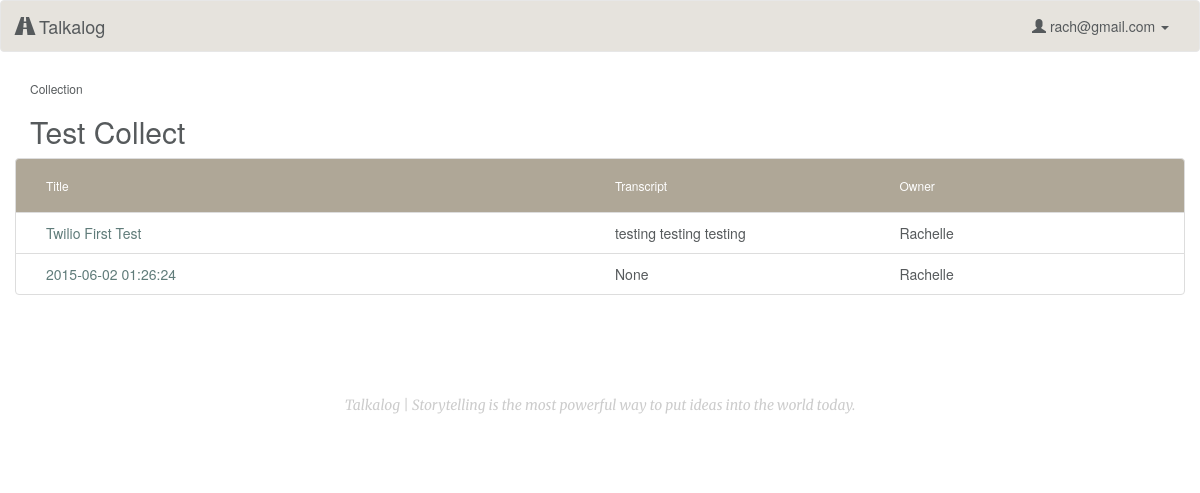
Before: /collection/1 (signed in) with the older database file.
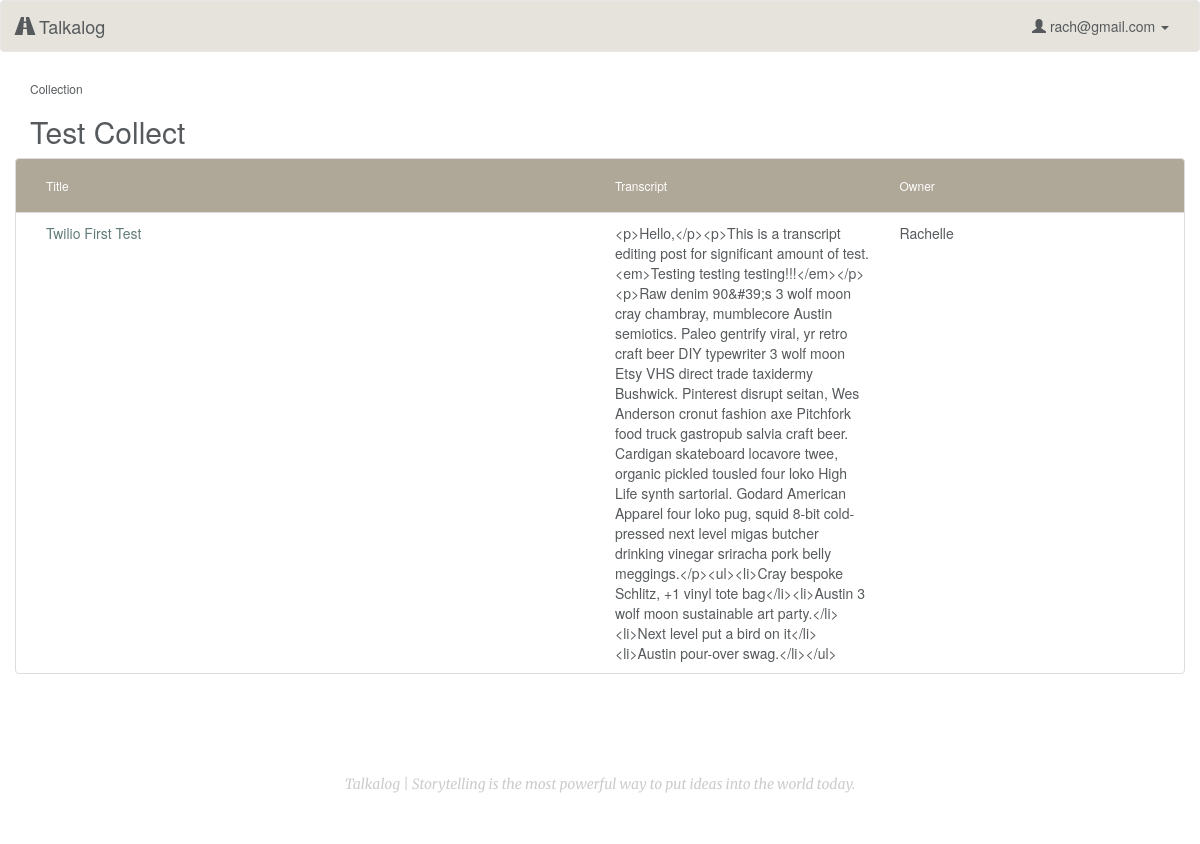
After: the same page with the newer database file.
### model.py (models this page shows, shortened)
class Upload(db.Model):
    __tablename__ = "Uploads"
    id = db.Column(db.Integer, autoincrement=True, primary_key=True)
    user_id = db.Column(db.Integer, db.ForeignKey('Users.id'), nullable=False)
    title = db.Column(db.String, nullable=False, default=db.func.now())
    path = db.Column(db.String(50))
    mimetype = db.Column(db.String(50), default='wav') # wav, jpg, mp3
    datetime = db.Column(db.DateTime, default=db.func.now(), onupdate=db.func.now()) # set datetime to current timestamp
    transcript = db.Column(db.Text)
    user = db.relationship("User", backref=db.backref("uploads", order_by=id))

class User(db.Model):
    __tablename__ = "Users"
    id = db.Column(db.Integer, autoincrement=True, primary_key=True)
    email = db.Column(db.String(100), nullable=False)
    password = db.Column(db.String(50), nullable=False)
    first_name = db.Column(db.String(50), nullable=False)
    last_name = db.Column(db.String(50), nullable=False)
    tel = db.Column(db.String, nullable=False)

### server.py (the view)
@app.route('/collection/<int:id>')
def collection_page(id):
	"""Show more information about a collection."""
	if 'email' in session:
		user_email = session['email']
		user = User.query.filter_by(email=user_email).first()
		this_collection = Collection.query.filter_by(id=id).first()
		uploads = [cu.upload for cu in this_collection.collectionsuploads]
		collectionusers = CollectionsUsers.query.filter_by(
			collection_id=id).all()
		print 'ALLOWED USERS: ', collectionusers
		user_permissions = []
		for u in collectionusers:
			user_permissions.append(u.user_id)
		print 'list of user id: ', user_permissions
		if (this_collection.user_id == user.id) or (
			user.id in user_permissions):
			return render_template('collection.html', user=user,
				collection=this_collection, uploads=uploads)
		else:
			flash('You don\'t have access to view this page')
			return redirect('/')
	else:
		flash('You must be logged in to view this page')
		return redirect('/')

### templates/collection.html
{% extends 'base.html' %}
{% block content %}
    <h6>Collection</h6>
    <h2>{{ collection.title }}</h2>
    {% if uploads %}
    <div class="file-box">
        <ul class="list-group">
            <li class="list-group-item list-group-heading row">
                <div class="name col-sm-6">
                    <h6>Title</h6>
                </div>
                <div class="col-sm-3">
                    <h6>Transcript</h6>
                </div>
                <div class="col-sm-3">
                    <h6>Owner</h6>
                </div>
            </li>
            {% for upload in uploads %}
                <li class="list-group-item row">
                    <div class="col-sm-6">
                        <a href="/listen/{{ upload.id }}">{{ upload.title }}</a>
                    </div>
                    <div class="col-sm-3">
                        {{ upload.transcript }}
                    </div>
                    <div class="col-sm-3">
                        {{ upload.user.first_name }}
                    </div>
                </li>
            {% endfor %}
        </ul>
    </div>
    {% endif %}
{% endblock %}

Changed rows visible on the page:
no longer on this page (row edited): Upload: title "2015-06-02 01:26:24", transcript "None", user.first_name "Rachelle"
changed Upload "Twilio First Test": transcript "testing testing testing" → "<p>Hello,</p><p>This is a transcript editing post for significant amount of test. <em>Testing testing testing!!!</em></p><p>Raw denim 90&#39;s 3 wolf moon cray chambray, mumblecore Austin semiotics. Paleo gentrify viral, yr retro craft beer DIY typewriter 3 wolf moon Etsy VHS direct trade taxidermy Bushwick. Pinterest disrupt seitan, Wes Anderson cronut fashion axe Pitchfork food truck gastropub salvia craft beer. Cardigan skateboard locavore twee, organic pickled tousled four loko High Life synth sartorial. Godard American Apparel four loko pug, squid 8-bit cold-pressed next level migas butcher drinking vinegar sriracha pork belly meggings.</p><ul><li>Cray bespoke Schlitz, +1 vinyl tote…"
